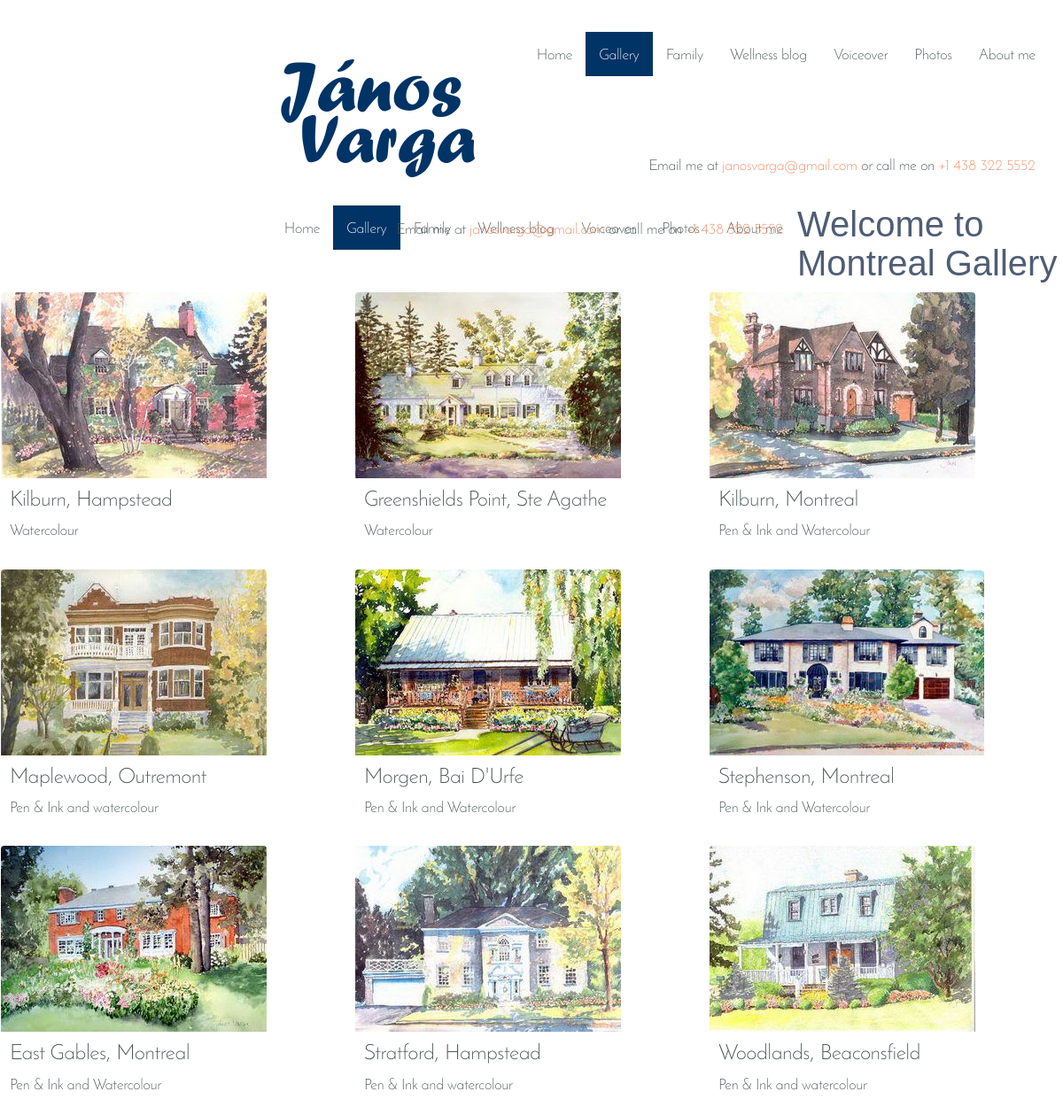
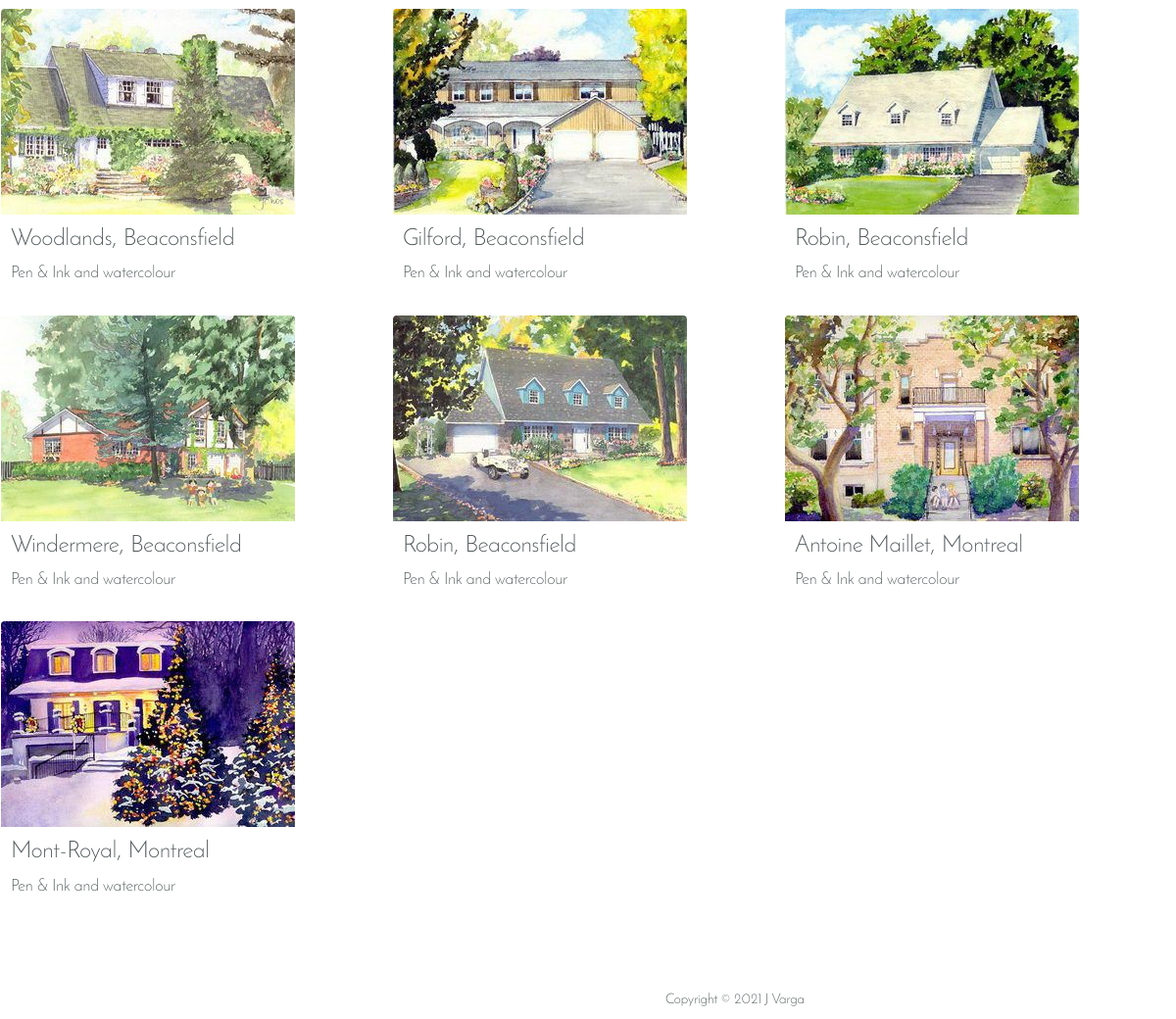
The page /montreal-orig.php on the database its author committed (2 pictures, top to bottom).
### tables this page shows
CREATE TABLE `settings` (
  `id` int(2) NOT NULL AUTO_INCREMENT,
  `pageName` varchar(255) NOT NULL,
  `titlePage` varchar(255) NOT NULL,
  `metaDescription` varchar(255) NOT NULL,
  `captionPage` varchar(255) NOT NULL,
  `imageLocation` varchar(255) NOT NULL,
  `header_1` varchar(255) NOT NULL,
  `header_2` varchar(255) NOT NULL,
  `header_3` varchar(255) NOT NULL,
  `text_1` text NOT NULL,
  `text_2` text NOT NULL,
  `text_3` text NOT NULL,
  PRIMARY KEY (`id`)
);

CREATE TABLE `gallery` (
  `id` int(11) NOT NULL AUTO_INCREMENT,
  `pageName` varchar(255) NOT NULL,
  `galleryName` varchar(255) NOT NULL,
  `fullGalleryName` varchar(255) NOT NULL,
  `pictureName` varchar(255) NOT NULL,
  `pictureDescription` text NOT NULL,
  `pictureDatas` text NOT NULL,
  `portrait` tinyint(1) NOT NULL,
  `fileName` varchar(255) NOT NULL,
  `indexOnPage` int(11) NOT NULL,
  PRIMARY KEY (`id`)
);

### montreal-orig.php (the view, shortened to what this page needs)
<?php include ("blocks/db.php");
$result = mysql_query("SELECT titlePage, metaDescription, header_1, imageLocation FROM settings WHERE pageName='montreal'",$db) or die("SQL error: ".mysql_error());
$myrow = mysql_fetch_array($result);
$header_1 = $myrow["header_1"];
$galleryName = "montreal";
?>
<!DOCTYPE html>
<html lang="en">
<head>
  <link rel="stylesheet" type="text/css" href="css/main.css">
</head>
<body>
	<?php include("blocks/header.php"); ?>
	<div id="pagecontainer">
		<?php include("blocks/topnav.php"); ?>
		<?php include("blocks/contentgallery.php"); ?>
	</div>
	<?php include("blocks/footer.php"); ?>
</body>
</html>

### blocks/contentgallery.php
<div id='welcomtext' class="gallery">
    <h2><?php echo $header_1 ?></h2>
    <article>
        <ul class="gallery-list lightgallery">
<?php
    $num_posts=mysql_fetch_array(mysql_query("SELECT COUNT(*) FROM gallery WHERE galleryName='$galleryName'")) or die(mysql_error());
    $num_posts = $num_posts["COUNT(*)"];
    $resultPicture = mysql_query("Select pictureName, pictureDescription, pictureDatas, portrait, fileName from gallery where galleryName = '$galleryName' order by indexOnPage") or die(mysql_error());
    $data = mysql_fetch_array($resultPicture);
    $num_image = 0;
    do {
        $num_image = $num_image+1;
        if ($num_image == 1) {
            $num_prev = $num_posts;
        } else {
            $num_prev = $num_image-1;
        }
        if ($num_image == $num_posts) {
            $num_next = 1;
        } else {
            $num_next = $num_image+1;
        }
        print("<li class='col-lg-4 col-md-3 col-sm-6 col-xs-12 no-gutter' >");
        printf("
                <a class='lightgallery-slide-item' href='gallery/".$imageLocation."/watercolour/".$data['fileName']."'>
                    <figure>
                        <div class='img-container'>
                            <img src='gallery/".$imageLocation."/thumbs/".$data['fileName']."' alt='".ucfirst($data['pictureName'])."'>
                        </div>
                        <figcaption>
                            <h3>".$data['pictureName']."</h3>
                            <p>".$data['pictureDescription']."</p>
                            <p>".$data['pictureDatas']."</p>
                        </figcaption>
                    </figure>
                </a>
            </section>
        </li>", $num_image, $imageLocation, $data["fileName"], $data["pictureName"], $data["pictureName"], $data["pictureDescription"], $data["pictureDatas"], $num_image, $imageLocation, $data["fileName"], $data["pictureName"],$num_prev,$num_next);
        }
        while ( $data = mysql_fetch_array($resultPicture));
    ?>
        </ul>
    </article>
</div>

### rows shown on the page
settings: header_1 "Welcome to Montreal Gallery"
gallery: value "Greenshields Point, Ste Agathe Watercolour"
gallery: value "Kilburn, Montreal Pen & Ink and Watercolour"
gallery: value "Maplewood, Outremont Pen & Ink and watercolour"
gallery: value "Morgen, Bai D'Urfe Pen & Ink and Watercolour"
gallery: value "Stephenson, Montreal Pen & Ink and Watercolour"
gallery: value "East Gables, Montreal Pen & Ink and Watercolour"
gallery: value "Stratford, Hampstead Pen & Ink and watercolour"
gallery: value "Woodlands, Beaconsfield Pen & Ink and watercolour"
gallery: value "Woodlands, Beaconsfield Pen & Ink and watercolour"
gallery: value "Gilford, Beaconsfield Pen & Ink and watercolour"
gallery: value "Robin, Beaconsfield Pen & Ink and watercolour"
gallery: value "Windermere, Beaconsfield Pen & Ink and watercolour"
gallery: value "Robin, Beaconsfield Pen & Ink and watercolour"
gallery: value "Antoine Maillet, Montreal Pen & Ink and watercolour"
gallery: value "Mont-Royal, Montreal Pen & Ink and watercolour"
